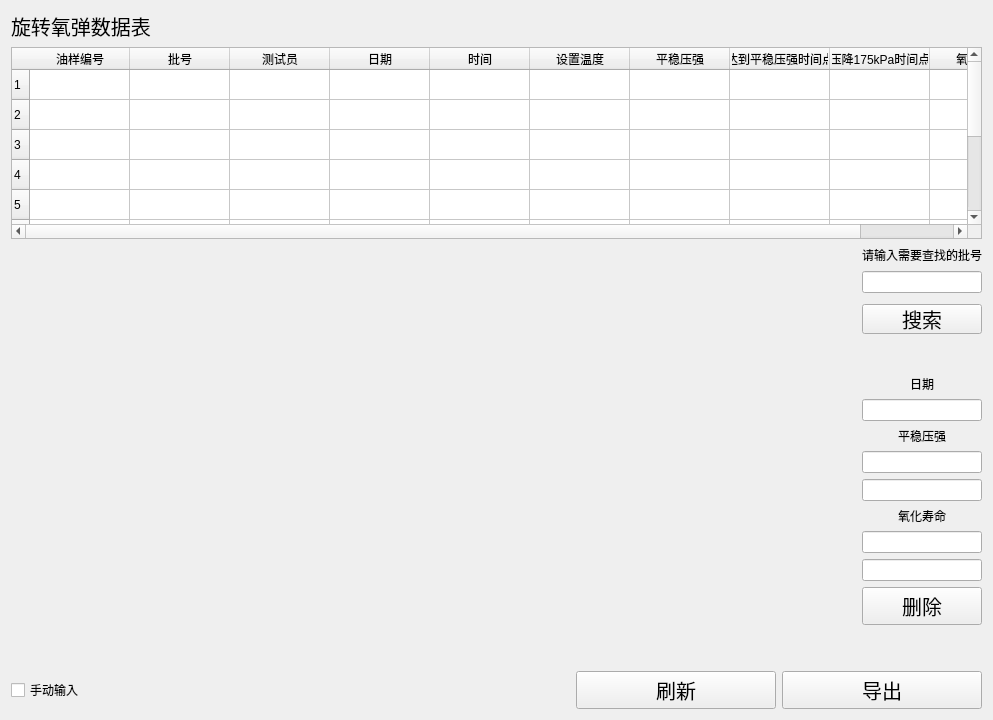
      <widget class="QWidget" name="tab_6">
       <attribute name="title">
        <string>测试数据汇总表</string>
       </attribute>
       <layout class="QGridLayout" name="gridLayout_24">
        <item row="0" column="0">
         <layout class="QVBoxLayout" name="verticalLayout_8">
          <property name="sizeConstraint">
           <enum>QLayout::SetMaximumSize</enum>
          </property>
          <item>
           <widget class="QLabel" name="label_60">
            <property name="styleSheet">
             <string notr="true">/*QPushButton{
border-radius :8px;
background : rgb(0, 0, 0);
color:black;
font-size:20px
}*/
font-size:20px;
color:rgb(0, 0, 0);</string>
            </property>
            <property name="text">
             <string>旋转氧弹数据表</string>
            </property>
           </widget>
          </item>
          <item>
           <widget class="QTableWidget" name="standard_revtable">
            <property name="sizePolicy">
             <sizepolicy hsizetype="Expanding" vsizetype="Expanding">
              <horstretch>0</horstretch>
              <verstretch>0</verstretch>
             </sizepolicy>
            </property>
            <property name="toolTip">
             <string/>
            </property>
            <row>
             <property name="text">
              <string>1</string>
             </property>
            </row>
            <row>
             <property name="text">
              <string>2</string>
             </property>
            </row>
            <row>
             <property name="text">
              <string>3</string>
             </property>
            </row>
            <row>
             <property name="text">
              <string>4</string>
             </property>
            </row>
            <row>
             <property name="text">
              <string>5</string>
             </property>
            </row>
            <row>
             <property name="text">
              <string>6</string>
             </property>
            </row>
            <row>
             <property name="text">
              <string>7</string>
             </property>
            </row>
            <row>
             <property name="text">
              <string>8</string>
             </property>
            </row>
            <row>
             <property name="text">
              <string>9</string>
             </property>
            </row>
            <row>
             <property name="text">
              <string>10</string>
             </property>
            </row>
            <column>
             <property name="text">
              <string>油样编号</string>
             </property>
            </column>
            <column>
             <property name="text">
              <string>批号</string>
             </property>
            </column>
            <column>
             <property name="text">
              <string>测试员</string>
             </property>
            </column>
            <column>
             <property name="text">
              <string>日期</string>
             </property>
            </column>
            <column>
             <property name="text">
              <string>时间</string>
             </property>
            </column>
            <column>
             <property name="text">
              <string>设置温度</string>
             </property>
            </column>
            <column>
             <property name="text">
              <string>平稳压强</string>
             </property>
            </column>
            <column>
             <property name="text">
              <string>达到平稳压强时间点</string>
             </property>
            </column>
            <column>
             <property name="text">
              <string>压降175kPa时间点</string>
             </property>
            </column>
            <column>
             <property name="text">
              <string>氧化寿命</string>
             </property>
            </column>
           </widget>
          </item>
          <item>
           <layout class="QHBoxLayout" name="horizontalLayout_17">
            <item>
             <layout class="QVBoxLayout" name="verticalLayout_6">
              <item>
               <widget class="QCustomPlot" name="searchPlot" native="true">
                <property name="minimumSize">
                 <size>
                  <width>845</width>
                  <height>300</height>
                 </size>
                </property>
               </widget>
              </item>
             </layout>
            </item>
            <item>
             <layout class="QGridLayout" name="gridLayout_6">
              <item row="14" column="0">
               <spacer name="verticalSpacer_3">
                <property name="orientation">
                 <enum>Qt::Vertical</enum>
                </property>
                <property name="sizeHint" stdset="0">
                 <size>
                  <width>20</width>
                  <height>40</height>
                 </size>
                </property>
               </spacer>
              </item>
              <item row="7" column="0">
               <widget class="QLabel" name="label_30">
                <property name="text">
                 <string>平稳压强</string>
                </property>
                <property name="alignment">
                 <set>Qt::AlignCenter</set>
                </property>
               </widget>
              </item>
              <item row="11" column="0">
               <widget class="QLineEdit" name="oxidationLine">
                <property name="alignment">
                 <set>Qt::AlignCenter</set>
                </property>
               </widget>
              </item>
              <item row="2" column="0">
               <widget class="QLineEdit" name="record_num_search">
                <property name="minimumSize">
                 <size>
                  <width>0</width>
                  <height>0</height>
                 </size>
                </property>
                <property name="alignment">
                 <set>Qt::AlignCenter</set>
                </property>
               </widget>
              </item>
              <item row="6" column="0">
               <widget class="QLineEdit" name="dateLine">
                <property name="alignment">
                 <set>Qt::AlignCenter</set>
                </property>
               </widget>
              </item>
              <item row="4" column="0">
               <spacer name="verticalSpacer_4">
                <property name="orientation">
                 <enum>Qt::Vertical</enum>
                </property>
                <property name="sizeHint" stdset="0">
                 <size>
                  <width>20</width>
                  <height>40</height>
                 </size>
                </property>
               </spacer>
              </item>
              <item row="1" column="0">
               <widget class="QLabel" name="label_15">
                <property name="sizePolicy">
                 <sizepolicy hsizetype="Maximum" vsizetype="Maximum">
                  <horstretch>0</horstretch>
                  <verstretch>0</verstretch>
                 </sizepolicy>
                </property>
                <property name="minimumSize">
                 <size>
                  <width>0</width>
                  <height>20</height>
                 </size>
                </property>
                <property name="maximumSize">
                 <size>
                  <width>320</width>
                  <height>30</height>
                 </size>
                </property>
                <property name="text">
                 <string>请输入需要查找的批号</string>
                </property>
                <property name="alignment">
                 <set>Qt::AlignCenter</set>
                </property>
               </widget>
              </item>
              <item row="5" column="0">
               <widget class="QLabel" name="label_28">
                <property name="text">
                 <string>日期</string>
                </property>
                <property name="alignment">
                 <set>Qt::AlignCenter</set>
                </property>
               </widget>
              </item>
              <item row="8" column="0">
               <widget class="QLineEdit" name="Max_pressureline">
                <property name="alignment">
                 <set>Qt::AlignCenter</set>
                </property>
               </widget>
              </item>
              <item row="12" column="0">
               <widget class="QLineEdit" name="oxidationLine2">
                <property name="alignment">
                 <set>Qt::AlignCenter</set>
                </property>
               </widget>
              </item>
              <item row="10" column="0">
               <widget class="QLabel" name="label_31">
                <property name="text">
                 <string>氧化寿命</string>
                </property>
                <property name="alignment">
                 <set>Qt::AlignCenter</set>
                </property>
               </widget>
              </item>
              <item row="3" column="0">
               <widget class="QPushButton" name="searchButton">
                <property name="minimumSize">
                 <size>
                  <width>0</width>
                  <height>30</height>
                 </size>
                </property>
                <property name="maximumSize">
                 <size>
                  <width>320</width>
                  <height>20</height>
                 </size>
                </property>
                <property name="styleSheet">
                 <string notr="true">font-size:20px;</string>
                </property>
                <property name="text">
                 <string>搜索</string>
                </property>
               </widget>
              </item>
              <item row="13" column="0">
               <widget class="QPushButton" name="deleteButton">
                <property name="minimumSize">
                 <size>
                  <width>0</width>
                  <height>30</height>
                 </size>
                </property>
                <property name="styleSheet">
                 <string notr="true">font-size:20px;</string>
                </property>
                <property name="text">
                 <string>删除</string>
                </property>
               </widget>
              </item>
              <item row="9" column="0">
               <widget class="QLineEdit" name="Max_pressureline2">
                <property name="alignment">
                 <set>Qt::AlignCenter</set>
                </property>
               </widget>
              </item>
             </layout>
            </item>
           </layout>
          </item>
          <item>
           <layout class="QHBoxLayout" name="horizontalLayout_13">
            <item>
             <layout class="QVBoxLayout" name="verticalLayout_13">
              <item>
               <widget class="QCheckBox" name="radioButton_3">
                <property name="minimumSize">
                 <size>
                  <width>200</width>
                  <height>0</height>
                 </size>
                </property>
                <property name="text">
                 <string>手动输入</string>
                </property>
               </widget>
              </item>
             </layout>
            </item>
            <item>
             <layout class="QHBoxLayout" name="horizontalLayout_18">
              <item>
               <spacer name="horizontalSpacer">
                <property name="orientation">
                 <enum>Qt::Horizontal</enum>
                </property>
                <property name="sizeHint" stdset="0">
                 <size>
                  <width>40</width>
                  <height>20</height>
                 </size>
                </property>
               </spacer>
              </item>
             </layout>
            </item>
            <item>
             <widget class="QPushButton" name="refreshButton">
              <property name="minimumSize">
               <size>
                <width>200</width>
                <height>0</height>
               </size>
              </property>
              <property name="styleSheet">
               <string notr="true">font-size:20px;</string>
              </property>
              <property name="text">
               <string>刷新</string>
              </property>
             </widget>
            </item>
            <item>
             <widget class="QPushButton" name="enduceButton">
              <property name="minimumSize">
               <size>
                <width>200</width>
                <height>0</height>
               </size>
              </property>
              <property name="styleSheet">
               <string notr="true">font-size:20px;</string>
              </property>
              <property name="text">
               <string>导出</string>
              </property>
             </widget>
            </item>
           </layout>
          </item>
         </layout>
        </item>
       </layout>
      </widget>
